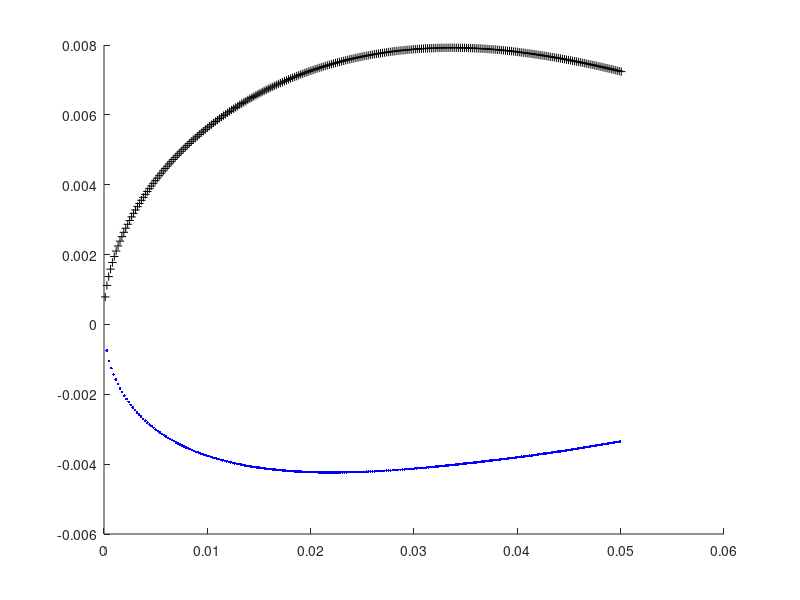

MATLAB code for this plot:
%GENERATE 2D MESH FOR A NACA AIRFOIL

%%%%%%%%%%%%%%%%%%%%%%%%%%%%%%%%%%%%%%%%%%%%%%%%%%%%%%%%%%%%%%%%%%%%%%%%%%%

%GRID PARAMETERS
L = 0.1; %Length of computational domain (m) 
N = 512; %Number of Cartesian grid meshwidths (finest)
dx = L/N; %Cartesian mesh width (m)

NFINEST = 64;  % NFINEST = 4 corresponds to a uniform grid spacing of h=1/64

%AIRFOIL PARAMETERS

%NACA NUMBERS (for more info see Wikipedia page on naca airfoils)
first = 2;
second = 4;
third = 1;
fourth = 2;
thirdFourth = 12; %last two digits

c = 0.1; %chord length

ds = c/(N); %spatial step for lagrangian points
stepsOverChord = c/ds; %number of steps over chord length

t = thirdFourth/100.0; %max thickness of the airfoil as a fraction of the chord

m = first/100.0; %maximum camber
p = second/10.0; %location of the maximum camber

%INITIALIZE SOME VARIABLES

%COORDINATES OF LEADING TIP
x0 = 0.0;
y0 = 0.0;

%ARC LENGTH
arcLengthUpper = 0; %arc length of upper surface
arcLengthLower = 0; %arc length of lower surface
arcLengthTotal = 0; %arc length of airfoil surface

%SET FIRST SET OF "PREVIOUS" COORDINATES TO ORIGIN OF AIRFOIL
xUPrevious = 0.0;
yUPrevious = 0.0;

xLPrevious = 0.0;
yLPrevious = 0.0;

%%CREATE UPPER AND LOWER SURFACES OF AIRFOIL...
for x = 1:N
    
    xn = x*dx; %position along the x axis
    
    %HALF THICKNESS OF AIRFOIL AT GIVEN POSITION ON CHORD
    yT = 5*t*c*((0.2969*sqrt(xn/c))+(-0.1260*(xn/c))+(-0.3516*(xn/c)^2)+(0.2843*(xn/c)^3)+(-0.1015*(xn/c)^4));
    
    %MEAN CAMBER LINE    
    if xn <= p*c %calculating for a cambered 4-digit naca airfoil (see wikipedia page)
        
       yC = m*(xn/p^2)*(2*p - (xn/c));
       
       dyCdx = (2*m/p^2)*(p-(xn/c));
       
    else
        
        yC = m*(((c-xn)/(1-p)^2)*(1+(xn/c)-2*p));
        
        dyCdx = ((2*m/((1-p)^2)))*(p-(xn/c));
        
    end
    
    theta = atan(dyCdx);
    
    %UPPER SURFACE OF AIRFOIL
    yU(x) = yC + yT*cos(theta); %y coordinates of upper surface
    xU(x) = xn - yT*sin(theta); %x coordinates of upper surface
    
    %find distance from this point to previous
    dsUpper = sqrt((xU(x) - xUPrevious)^2 + (yU(x) - yUPrevious)^2);
    
    %update future previous values (x(i-1))
    xUPrevious = xU(x);
    yUPrevious = yU(x);

    %add the step in length to the total arc length (upper)
    arcLengthUpper = arcLengthUpper + dsUpper;
    
    %LOWER SURFACE OF AIRFOIL
    xL(x) = xn + yT*sin(theta); %x coordinates of lower surface
    yL(x) = yC-yT*cos(theta); %y coordinates of lower surface
    
    %find distance from this point to previous
    dsLower = sqrt((xL(x) - xLPrevious)^2 + (yL(x) - yLPrevious)^2);
    
    %update future previous values (x(i-1))
    xLPrevious = xL(x);
    yLPrevious = yL(x);
    
    %add the step in length to the total arc length (lower)
    arcLengthLower = arcLengthLower + dsLower;
    
end

%find total arc length of the airfoil
arcLengthTotal = arcLengthLower + arcLengthUpper;

%PLOT THE GEOMETRY
%plot(xU, yU, 'r-'); hold on; %upper surface of airfoil
%plot(xU, yU, '*'); hold on;

%plot(xL, yL, 'r-'); hold on; %lower surface of airfoil
%plot(xL, yL, '*'); hold on;

%xlabel('x'); ylabel('y');
%axis([-0.05,0.15,-.05,.05]);

%FIND THE NUMBER OF NODES TO LAY ALONG AIRFOIL
numNodesUpper = ceil(arcLengthUpper/(0.5*dx)/4)*4+1;
numNodesLower = ceil(arcLengthLower/(0.5*dx)/4)*4+1;
numNodesTotal = numNodesUpper + numNodesLower;

%FIND LENGTH STEP ALONG ARC
dsUpper = arcLengthUpper/(numNodesUpper-1);
dsLower = arcLengthLower/(numNodesLower-1);

kappa_target = 1.0e-2; %target point penalty spring constant (Newton)

%%%%%%%%%%%%%%%%%%%%%%%%%%%%%%%%%%%%%%%%%%%%%%%%%%%%%%%%%%%%%%%%%%%%%%%%%%%

%WRITE .VERTEX FILE
vertex_fid = fopen(['naca2D_' num2str(N) '.vertex'], 'w');

%first line is the number of vertices in the file
fprintf(vertex_fid, '%d\n', stepsOverChord);
hold on
%remaining lines are the initial coordinates of each vertex

%WRITE VERTICES FOR UPPER SURFACE
for i = 1:stepsOverChord/2
    %determine x and y coordinates of point along upper surface
    
    in = i*ds; %position along the x axis
    
    %HALF THICKNESS OF AIRFOIL AT GIVEN POSITION ON CHORD
    yT = 5*t*c*((0.2969*sqrt(in/c))+(-0.1260*(in/c))+(-0.3516*(in/c)^2)+(0.2843*(in/c)^3)+(-0.1015*(in/c)^4));
    
    %MEAN CAMBER LINE    
    if in <= p*c %calculating for a cambered 4-digit naca airfoil (see wikipedia page)
        
       yC = m*(in/p^2)*(2*p - (in/c));
       
       dyCdx = (2*m/p^2)*(p-(in/c));
       
    else
        
        yC = m*(((c-in)/(1-p)^2)*(1+(in/c)-2*p));
        
        dyCdx = ((2*m/((1-p)^2)))*(p-(in/c));
        
    end
    
    theta = atan(dyCdx);
    
    %UPPER SURFACE OF AIRFOIL
    X(1) = in - yT*sin(theta); %x coordinates of upper surface
    X(2) = yC + yT*cos(theta); %y coordinates of upper surface
    
    %plot this point
    plot(X(1),X(2),'+k')
    
    %write the coordinates to the vertex file
    fprintf(vertex_fid, '%1.16e %1.16e\n', X(1), X(2));
end

%WRITE VERTICES FOR LOWER SURFACE
for i = 1:stepsOverChord/2
    %determine x and y coordinates of point along lower surface
    
    in = i*ds; %position along the x axis
    
    %HALF THICKNESS OF AIRFOIL AT GIVEN POSITION ON CHORD
    yT = 5*t*c*((0.2969*sqrt(in/c))+(-0.1260*(in/c))+(-0.3516*(in/c)^2)+(0.2843*(in/c)^3)+(-0.1015*(in/c)^4));
    
    %MEAN CAMBER LINE    
    if in <= p*c %calculating for a cambered 4-digit naca airfoil (see wikipedia page)
        
       yC = m*(in/p^2)*(2*p - (in/c));
       
       dyCdx = (2*m/p^2)*(p-(in/c));
       
    else
        
        yC = m*(((c-in)/(1-p)^2)*(1+(in/c)-2*p));
        
        dyCdx = ((2*m/((1-p)^2)))*(p-(in/c));
        
    end
    
    theta = atan(dyCdx);
    
    %LOWER SURFACE OF AIRFOIL
    X(1) = in + yT*sin(theta); %x coordinates of lower surface
    X(2) = yC-yT*cos(theta); %y coordinates of lower surface
    
    %plot this point
    plot(X(1),X(2), '.b')
    
    %write the coordinates to the vertex file
    fprintf(vertex_fid, '%1.16e %1.16e\n', X(1), X(2));
end

hold off
fclose(vertex_fid);

%%%%%%%%%%%%%%%%%%%%%%%%%%%%%%%%%%%%%%%%%%%%%%%%%%%%%%%%%%%%%%%%%%%%%%%%%%%

% %WRITE .TARGET FILE
% target_fid = fopen(['naca2D_' num2str(N) '.target'], 'w');
% 
% fprintf(target_fid, '%d\n', numNodesTotal-1);
% 
% for s = 0:numNodesTotal-2
%    
%     fprintf(target_fid, '%d %1.16e\n', s, kappa_target*dsUpper/(dsUpper^2));
%     
% end
% 
% fclose(target_fid);

%%%%%%%%%%%%%%%%%%%%%%%%%%%%%%%%%%%%%%%%%%%%%%%%%%%%%%%%%%%%%%%%%%%%%%%%%%%